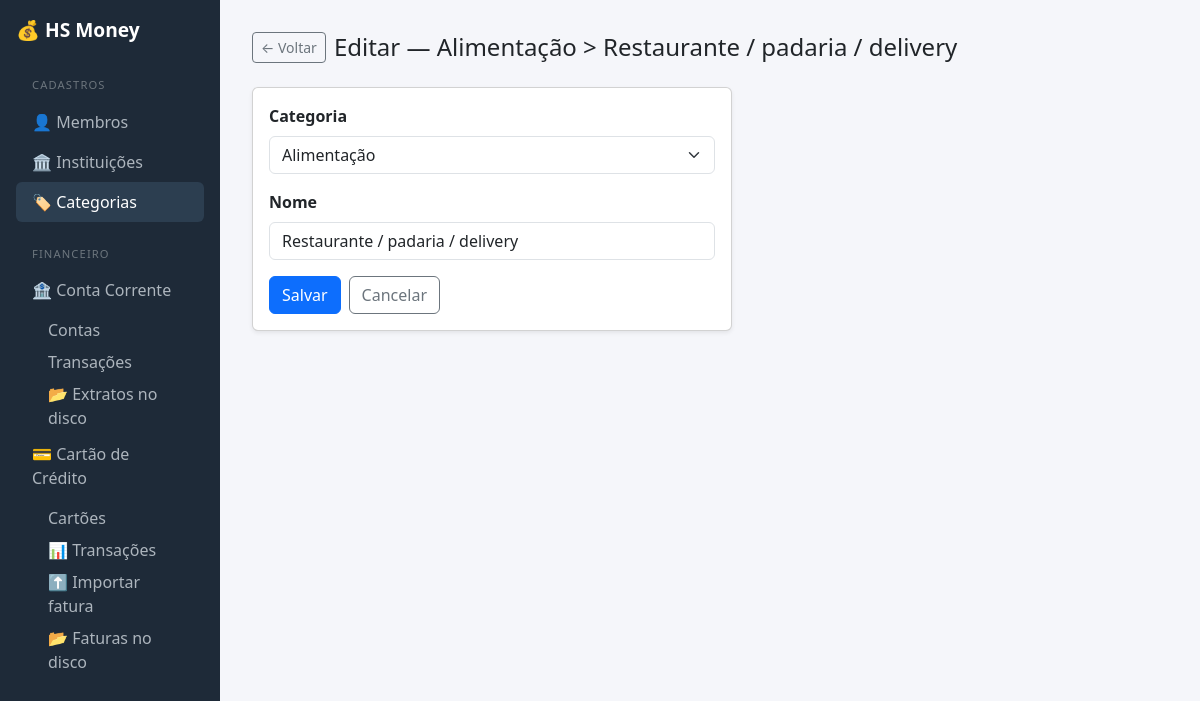
The app's page /categorias/3/editar/ with its own data.
### hs_money/core/models.py (models this page shows, shortened)
class Categoria(models.Model):
    NIVEL_CHOICES = [(1, "Categoria"), (2, "Subcategoria")]
    nome = models.CharField(max_length=100)
    nivel = models.PositiveSmallIntegerField(choices=NIVEL_CHOICES, default=1)
    categoria_pai = models.ForeignKey(
        "self",
        on_delete=models.SET_NULL,
        null=True,
        blank=True,
        related_name="subcategorias",
    )
    class Meta:
        ordering = ["nivel", "nome"]
        constraints = [
            models.UniqueConstraint(
                fields=["categoria_pai", "nome"], name="uix_categoria_pai_nome"
            ),
            models.CheckConstraint(
                check=(
                    models.Q(nivel=1, categoria_pai__isnull=True) |
                    models.Q(nivel=2, categoria_pai__isnull=False)
                ),
                name="chk_categoria_nivel_vs_pai",
            ),
        ]
    def __str__(self):
        if self.categoria_pai:
            return f"{self.categoria_pai.nome} > {self.nome}"
        return self.nome

### hs_money/core/views.py (the view)
# urls.py: path('categorias/<int:pk>/editar/',        views.categoria_editar,       name='categoria_editar'),
def categoria_editar(request, pk):
    cat = get_object_or_404(Categoria, pk=pk)
    form_class = MacroCategoriaForm if cat.nivel == 1 else SubCategoriaForm
    form = form_class(request.POST or None, instance=cat)
    if form.is_valid():
        form.save()
        messages.success(request, f'Categoria "{cat.nome}" atualizada.')
        return redirect('core:categoria_lista')
    return render(request, 'core/categorias/form.html', {
        'form': form,
        'categoria': cat,
        'titulo': f'Editar — {cat}',
    })

### hs_money/core/forms.py (shortened to what this page needs)
class SubCategoriaForm(forms.ModelForm):
    class Meta:
        model = Categoria
        fields = ["nome", "categoria_pai"]
        widgets = {
            "nome": forms.TextInput(attrs={"class": "form-control", "placeholder": "Nome da Subcategoria"}),
            "categoria_pai": forms.Select(attrs={"class": "form-select"}),
        }
        labels = {
            "nome": "Nome",
            "categoria_pai": "Categoria",
        }
    def __init__(self, *args, **kwargs):
        super().__init__(*args, **kwargs)
        self.fields["categoria_pai"].queryset = Categoria.objects.filter(nivel=1).order_by("nome")
        self.fields["categoria_pai"].empty_label = "--- Selecione a Categoria ---"
        self.fields["categoria_pai"].required = True

### hs_money/core/templates/core/categorias/form.html (shortened to what this page needs)
{% extends "core/base.html" %}
{% block content %}
<div class="d-flex align-items-center mb-4 gap-2">
  <a href="{% url 'core:categoria_lista' %}" class="btn btn-outline-secondary btn-sm">← Voltar</a>
  <h4 class="mb-0">{{ titulo }}</h4>
</div>
<div class="card shadow-sm" style="max-width: 480px;">
  <div class="card-body">
    <form method="post">
      {% if categoria.nivel == 2 %}
      <div class="mb-3">
        <label class="form-label fw-semibold">Categoria</label>
        {{ form.categoria_pai }}
      </div>
      {% endif %}
      <div class="mb-3">
        <label class="form-label fw-semibold">Nome</label>
        {{ form.nome }}
      </div>
      <div class="d-flex gap-2">
        <button type="submit" class="btn btn-primary">Salvar</button>
        <a href="{% url 'core:categoria_lista' %}" class="btn btn-outline-secondary">Cancelar</a>
      </div>
    </form>
  </div>
</div>
{% endblock %}

### hs_money/core/templates/core/base.html (style rules this page uses)
body { background: #f5f6fa; }

### records on screen
Categoria: categoria_pai "Alimentação"
Categoria: nome "Restaurante / padaria / delivery"

### other values on screen
{{ titulo }} "Editar — Alimentação > Restaurante / padaria / delivery"
